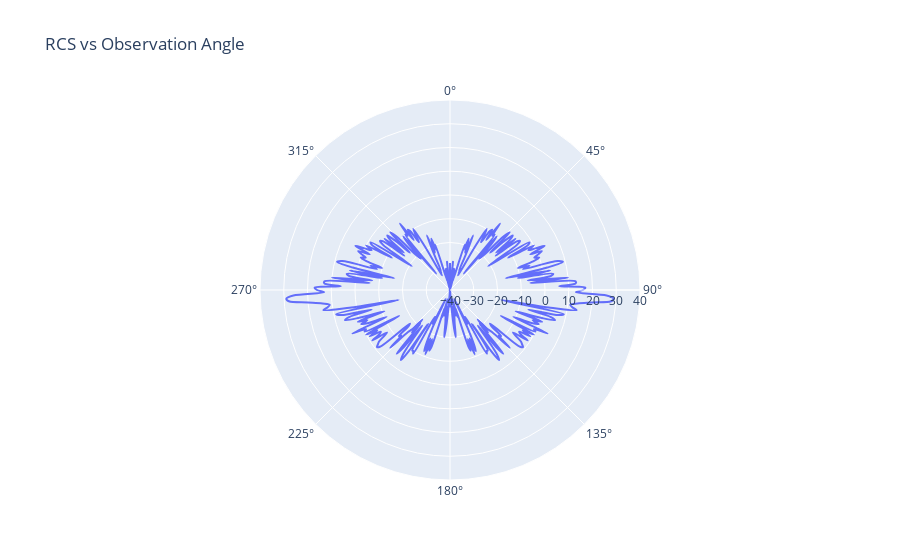

The cell this chart's notebook holds for it:
### Code cell
import plotly.graph_objs as go
import plotly.express as px
fig = go.Figure()

fig = px.line_polar(r=rcs,                   
                    theta=phi,
                    line_close=True,
                    range_r=[-40, 40],
                    title='RCS vs Observation Angle',
                    labels={'r': 'RCS (dBsm)', 'theta': 'Observation angle (Degree)'},
                    line_shape='spline',
                        )
                        

fig.update_layout(
    title='RCS vs Observation Angle',
    yaxis=dict(title='RCS (dBsm)'),
    xaxis=dict(title='Observation angle (Degree)', dtick=20),
)

# uncomment this to display interactive plot
fig.show()

# display static image to reduce size on radarsimx.com
# img_bytes = fig.to_image(format="jpg", scale=2)
# display(Image(img_bytes))

### Figure 1 — Plotly figure (JSON) as saved in the notebook; plotly's stock layout.template omitted (floating-point values rounded to 4 significant figures; data arrays with more than 128 entries replaced by an {"elided": "..."} marker saying what was removed)
{"data": [{"hovertemplate": "RCS (dBsm)=%{r}<br>Observation angle (Degree)=%{theta}<extra></extra>", "legendgroup": "", "line": {"color": "#636efa", "dash": "solid", "shape": "spline"}, "marker": {"symbol": "circle"}, "mode": "lines", "name": "", "r": {"elided": "361 int values"}, "showlegend": false, "subplot": "polar", "theta": {"elided": "361 int values"}, "type": "scatterpolar"}], "layout": {"legend": {"tracegroupgap": 0}, "polar": {"angularaxis": {"direction": "clockwise", "rotation": 90}, "domain": {"x": [0, 1], "y": [0, 1]}, "radialaxis": {"range": [-40, 40]}}, "title": {"text": "RCS vs Observation Angle"}, "xaxis": {"dtick": 20, "title": {"text": "Observation angle (Degree)"}}, "yaxis": {"title": {"text": "RCS (dBsm)"}}}}
